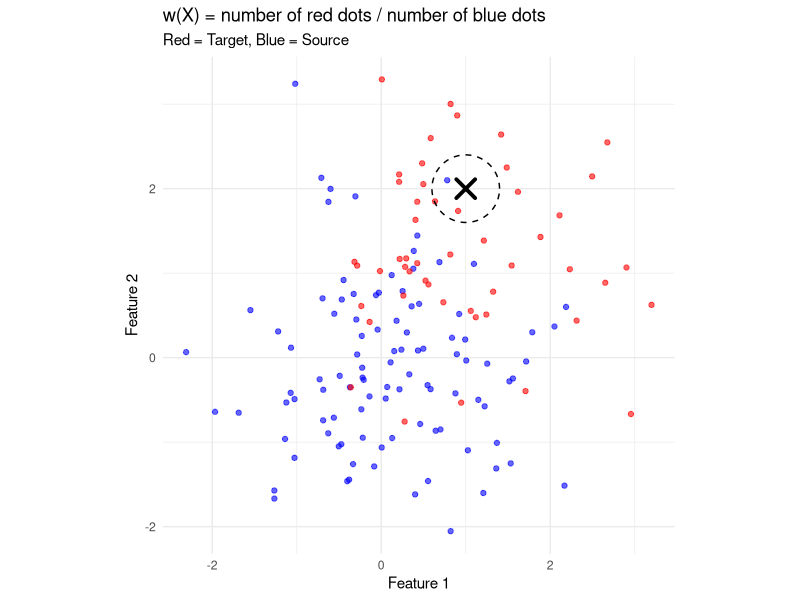
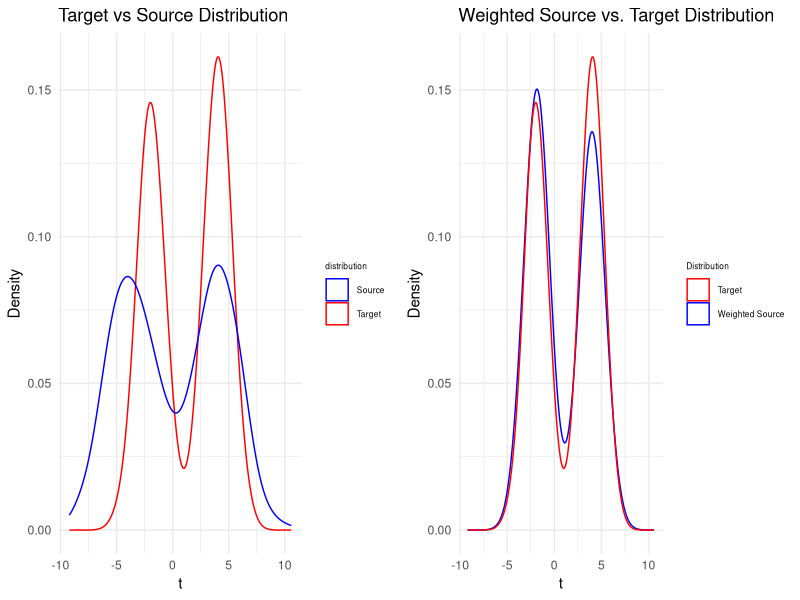

Reproduce these figures in R, in order. (Note: a time limit stopped this script after it produced the figures.)
## ---- chunk 1
knitr::opts_chunk$set(echo = TRUE)
library(ggplot2)
library(MASS)
library(dplyr)
library(gridExtra)
library(mvtnorm)
library(tidyverse)
## ---- chunk 2
library(ggplot2)

# Example synthetic data
set.seed(123)
source_data <- matrix(rnorm(100 * 2, mean = 0), ncol = 2)
target_data <- matrix(rnorm(50 * 2, mean = 1), ncol = 2)

# Convert to data frames
source_df <- data.frame(x = source_data[,1], y = source_data[,2])
target_df <- data.frame(x = target_data[,1], y = target_data[,2])

# Query point and radius
x_query <- c(1, 2)
r <- 0.4

# Compute distances
dist_source <- sqrt(rowSums((source_data - matrix(x_query, nrow = nrow(source_data), ncol = 2, byrow = TRUE))^2))
dist_target <- sqrt(rowSums((target_data - matrix(x_query, nrow = nrow(target_data), ncol = 2, byrow = TRUE))^2))

# Circle coordinates
theta <- seq(0, 2 * pi, length.out = 200)
circle <- data.frame(
  x = x_query[1] + r * cos(theta),
  y = x_query[2] + r * sin(theta)
)

# Plot with fixed aspect ratio
ggplot() +
  geom_point(data = source_df, aes(x = x, y = y), color = 'blue', alpha = 0.6) +
  geom_point(data = target_df, aes(x = x, y = y), color = 'red', alpha = 0.6) +
  geom_point(aes(x = x_query[1], y = x_query[2]), shape = 4, size = 5, stroke = 2) +
  geom_path(data = circle, aes(x = x, y = y), linetype = "dashed") +
  coord_fixed() + 
  theme_minimal() +
  labs(title = "w(X) = number of red dots / number of blue dots", subtitle = "Red = Target, Blue = Source",
       x = "Feature 1", y = "Feature 2")
## ---- chunk 3
# ----------------------------
# 1) Setup
# ----------------------------
set.seed(123)  # for reproducibility

D <- 20
v <- seq_len(D)  # v = (1, 2, ..., 20)

n_source <- 1000
n_target <- 400

# ----------------------------
# 2) Define mixture distributions
# ----------------------------
# Q (target): t ~ 0.5*N(-4, 1) + 0.5*N(4, 1)
# P (source): t ~ 0.5*N(-4, 4) + 0.5*N(4, 4)

# A helper function to sample from a 2-component mixture
# with equal weights 0.5 and 0.5, given:
#   means = c(m1, m2), sds = c(sd1, sd2), and total n
mix_2_gaussian <- function(n, means, sds) {
  # Step 1: Decide which component each point comes from
  comps <- sample.int(2, size = n, replace = TRUE, prob = c(0.5, 0.5))
  
  # Step 2: For each chosen component, draw from corresponding Normal
  rnorm(n, mean = means[comps], sd = sds[comps])
}

# ----------------------------
# 3) Generate the scalars t
# ----------------------------
target_t <- mix_2_gaussian(
  n    = n_target,
  means = c(-2, 4),
  sds   = c(1, 1)
)

source_t <- mix_2_gaussian(
  n    = n_source,
  means = c(-4, 4),
  sds   = c(2, 2)  # because variance=4 => sd=2
)

# ----------------------------
# 4) Embed each scalar in D-dimensional space: X = t * v
# ----------------------------
X_target <- outer(target_t, v)  # n_target x D matrix
X_source <- outer(source_t, v)  # n_source x D matrix

# Optionally, convert to data frames:
df_target <- as.data.frame(X_target)
df_source <- as.data.frame(X_source)

# Now you have (X_source, X_target) with dimension 20,
# each lying on the line spanned by v (since x = t*v).

f_target <- function(t) {
  0.5 * dnorm(t, mean = -2, sd = 1) +
  0.5 * dnorm(t, mean = 4,  sd = 1)
}

f_source <- function(t) {
  0.5 * dnorm(t, mean = -4, sd = 2) +
  0.5 * dnorm(t, mean = 4,  sd = 2)
}

# True weight function w(t)
w_fun <- function(t) {
  f_target(t) / f_source(t)
}


## ---- chunk 4
compute_histogram_ratio <- function(x, target_data, source_data, r) {
  # x is a numeric vector of length d
  # target_data: n0 x d
  # source_data: n1 x d
  # r: numeric radius
  
  n0 <- nrow(target_data)
  n1 <- nrow(source_data)
  
  # Indicator sum for target_data
  # 1/ if distance <= r, 0/ otherwise
  # We'll compute Euclidean distance from x to each row in target_data
  dist_target <- apply(target_data, 1, function(xi) sqrt(sum((xi - x)^2)))
  indicators_target <- (dist_target <= r)
  numerator <- mean(indicators_target)  # (1/n0) sum_i 1(...)
  
  # Indicator sum for source_data
  dist_source <- apply(source_data, 1, function(xi) sqrt(sum((xi - x)^2)))
  indicators_source <- (dist_source <= r)
  denominator <- mean(indicators_source)  # (1/n1) sum_j 1(...)
  
  # Avoid division by zero if the denominator = 0
  if (denominator == 0) {
    ratio <- Inf  # or define a small offset to avoid Inf, e.g. ratio <- numerator / (denominator + 1e-10)
  } else {
    ratio <- numerator / denominator
  }
  
  # To obtain the re-weighted test vector
  alpha = log(n0) / n0
  estimate_reweight <- ifelse(
    denominator >= alpha, ratio, 0
  )
  
  list(ratio = ratio, 
       estimation = estimate_reweight)
}

target_sample_n = 1000
source_sample_n = 1000
min_sample = min(target_sample_n, source_sample_n)
# Choose parameters
r = 45
test_n = 1000
set.seed(335)

test_t <- mix_2_gaussian(
  n     = test_n,
  means = c(-4, 4),
  sds   = c(2, 2)
)

# Embed in D dimensions
X_test <- outer(test_t, v)
test_estimations <- matrix(NA, nrow = test_n, ncol = 2)
weighted_ratio   <- numeric(test_n)

for (i in seq_len(test_n)) {
  # x_test is 1 x D
  x_test <- X_test[i, ]   # a single test sample
  
  # Compute histogram ratio
  hist_ratio <- compute_histogram_ratio(x_test, X_target, X_source, r)
  weighted_ratio[i]         <- hist_ratio$ratio
  test_estimations[i, 1]    <- hist_ratio$estimation
  test_estimations[i, 2]    <- x_test[1] / v[1]  # store the 1st coordinate, or any coordinate
}

estimations_df <- data.frame(
  estimation = test_estimations[, 1],
  t          = test_estimations[, 2]
)
## ---- chunk 5
# Visualize estimation result

# source dataframe
df_t_w_source <- data.frame(
  t = source_t,
  w = w_fun(source_t),
  f = f_source(source_t)
)

# target dataframe
target_f <- data.frame(
  t = target_t,
  f = f_target(target_t)
) 

source_target <- ggplot() +
  geom_density(data = df_target, aes(x = V1, color = "Target")) +
  geom_density(data = df_source, aes(x = V1, color = "Source")) +
  scale_color_manual(
    name   = "distribution",  # this is the legend title
    values = c("Target" = "red",
               "Source" = "blue")
  ) +
  labs(x = "t", y = "Density", title = "Target vs Source Distribution") +
  theme_minimal() +
  theme(
    legend.title = element_text(size = 6),  # Smaller legend title
    legend.text  = element_text(size = 6)    # Smaller legend text
  )

estimation_true <- ggplot() +
  geom_density(data = df_t_w_source, aes(x = t, weight = w, color = "Weighted Source")) +
  geom_density(data = target_f, aes(x = t, color = "Target")) +
  scale_color_manual(
    name = "Distribution",
    values = c("Weighted Source" = "blue", "Target" = "red")
  ) +
  labs(
    x = "t",
    y = "Density",
    title = "Weighted Source vs. Target Distribution"
  ) +
  theme_minimal() +
  theme(
    legend.title = element_text(size = 6),  # Smaller legend title
    legend.text  = element_text(size = 6)    # Smaller legend text
  )


grid.arrange(source_target, estimation_true, ncol = 2)
## ---- chunk 6
dat <- read_csv("./data/data_forSDE.csv")

source_data <- dat %>%
  filter(mechvent == 1, los < 150) %>%
  select(los) %>%
  drop_na()

target_data <- dat %>%
  filter(mechvent == 0, los < 150) %>%
  select(los) %>%
  drop_na()

compute_histogram_ratio <- function(x, target_data, source_data, r) {
  # x is a numeric vector of length d
  # target_data: n0 x d
  # source_data: n1 x d
  # r: numeric radius
  
  n0 <- nrow(target_data)
  n1 <- nrow(source_data)
  
  # Indicator sum for target_data
  # 1/ if distance <= r, 0/ otherwise
  # We'll compute Euclidean distance from x to each row in target_data
  dist_target <- apply(target_data, 1, function(xi) sqrt(sum((xi - x)^2)))
  indicators_target <- (dist_target <= r)
  numerator <- mean(indicators_target)  # (1/n0) sum_i 1(...)
  
  # Indicator sum for source_data
  dist_source <- apply(source_data, 1, function(xi) sqrt(sum((xi - x)^2)))
  indicators_source <- (dist_source <= r)
  denominator <- mean(indicators_source)  # (1/n1) sum_j 1(...)
  
  # Avoid division by zero if the denominator = 0
  if (denominator == 0) {
    ratio <- Inf  # or define a small offset to avoid Inf, e.g. ratio <- numerator / (denominator + 1e-10)
  } else {
    ratio <- numerator / denominator
  }
  
  # To obtain the re-weighted test vector
  alpha = log(n0) / n0
  estimate_reweight <- ifelse(
    denominator >= alpha, ratio, 0
  )
  
  list(ratio = ratio, 
       estimation = estimate_reweight)
}

X_source <- source_data$los
X_target <- target_data$los
target_n <- length(X_target)
target_estimations <- matrix(NA, nrow = target_n, ncol = 2)
weighted_ratio   <- numeric(target_n)


r <- 0.5  # Example value; adjust as needed

# Loop through each test point (x in target data)
for (i in seq_len(target_n)) {
  x_i <- X_target[i]
  
  # Convert to numeric vector of length d (if your data is 1D like los, this is fine)
  res <- compute_histogram_ratio(x = x_i, 
                                 target_data = as.matrix(X_target), 
                                 source_data = as.matrix(X_source), 
                                 r = r)
  
  # Store both raw ratio and estimation (based on alpha thresholding)
  target_estimations[i, ] <- c(res$ratio, res$estimation)
  weighted_ratio[i]     <- res$estimation
}
## ---- chunk 7
df_original <- bind_rows(
  tibble(value = X_source, group = "Source(mechvent=1)"),
  tibble(value = X_target, group = "Target(mechvent=0)")
)

ggplot(df_original, aes(x = value, color = group)) +
  geom_density(size = 1.2) +
  labs(title = "Original Density: Source vs Target",
       x = "LOS", y = "Density") +
  theme_minimal()

# 2. Weighted source vs target
# We'll sample from source using weights (with replacement)
# Make sure weighted_ratio is aligned with source points
# Here we assume you want to visualize how reweighting changes the *source* to match the *target*

# Note: If weighted_ratio is for each target sample, we need to compute weights for *each source point*.
# So let's reverse it: for each point in source, estimate its importance weight based on target.

# Recompute: weight each source point using the same method (target: target_data, source: source_data)
compute_weights_for_source <- function(source_data, target_data, r = 0.5) {
  n <- nrow(source_data)
  weights <- numeric(n)
  for (i in 1:n) {
    x_i <- source_data[i, ]
    res <- compute_histogram_ratio(
      x = x_i,
      target_data = target_data,
      source_data = source_data,
      r = r
    )
    weights[i] <- res$estimation
  }
  return(weights)
}

# Assuming los is a 1D variable
source_matrix <- matrix(X_source, ncol = 1)
target_matrix <- matrix(X_target, ncol = 1)
weights_source <- compute_weights_for_source(source_matrix, target_matrix, r = 0.5)

# Create weighted source dataframe
df_weighted <- tibble(
  value = X_source,
  weights = weights_source
)

# Remove zero weights (optional, for better density estimation)
df_weighted <- df_weighted %>% filter(weights > 0)

# Plot weighted density vs target
ggplot() +
  geom_density(data = tibble(value = X_target), aes(x = value), color = "red", size = 1.2, linetype = "dashed") +
  geom_density(data = df_weighted, aes(x = value, weight = weights), color = "blue", size = 1.2) +
  labs(title = "Weighted Source vs Target Density",
       x = "LOS", y = "Density",
       caption = "Red dashed: Target | Blue: Weighted Source") +
  theme_minimal()
